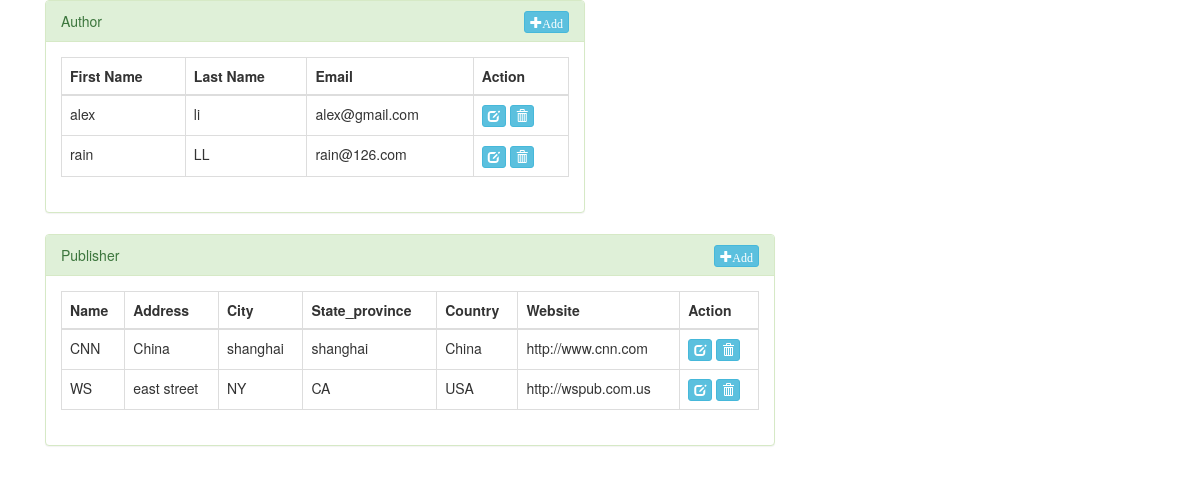
The app's page /app01/datatables/ with its own data.
### app01/models.py (models this page shows, shortened)
class Author(models.Model):
    first_name = models.CharField(max_length=30)
    last_name = models.CharField(max_length=40)
    email = models.EmailField()

class Publisher(models.Model):
    name = models.CharField(max_length=30)
    address = models.CharField(max_length=50)
    city = models.CharField(max_length=60)
    state_province = models.CharField(max_length=30)
    country = models.CharField(max_length=50)
    website = models.URLField()

### app01/views.py (the view, shortened to what this page needs)
def datatables(request):
    authors=models.Author.objects.all()
    publishers=models.Publisher.objects.all()
    return render(request,'datatables.html',{'authors':authors,'publishers':publishers})

### templates/datatables.html (shortened to what this page needs)
<!DOCTYPE html>
<html>
	<head>
		<link rel="stylesheet" href="/static/css/bootstrap.min.css" type="text/css">
	</head>
	<body>
		<div class="container">
			<div class="col-md-6">
				<div class="panel panel-success">
					<div class="panel-heading">Author
						<button type="button" class="btn btn-info btn-xs pull-right" data-toggle="modal" data-target="#myModal" data-action="add" data-title="author">
							<span class="glyphicon glyphicon-plus">Add</span>
						</button>
					</div>
					<div class="panel-body">
						<table class="table table-bordered">
							<thead>
								<tr>
									<th>First Name</th>
									<th>Last Name</th>
									<th>Email</th>
									<th>Action</th>
								</tr>
							</thead>
							<tbody>
                                    {% for author in authors %}
								<tr row_id={{ author.id }}>
									<td>{{ author.first_name }}</td>
									<td>{{ author.last_name }}</td>
									<td>{{ author.email }}</td>
									<td>
										<button type="button" class="btn btn-info btn-xs" data-toggle="modal" data-target="#myModal" data-action="edit" data-title="author">
											<span class="glyphicon glyphicon-edit"></span>
										</button>
										<button id="delete_bt" type="button" class="btn btn-info btn-xs del_bt" data-title="author">
											<span class="glyphicon glyphicon-trash"></span>
										</button>
									</td>
								</tr>
                                    {% endfor %}
							</tbody>
						</table>
					</div>
				</div>
			</div>
            <div class="col-md-12"></div>
            <div class="col-md-8">
				<div class="panel panel-success">
					<div class="panel-heading">Publisher
						<button type="button" class="btn btn-info btn-xs pull-right" data-toggle="modal" data-target="#myModal" data-action="add" data-title="publisher">
							<span class="glyphicon glyphicon-plus">Add</span>
						</button>
					</div>
					<div class="panel-body">
						<table class="table table-bordered">
							<thead>
								<tr>
									<th>Name</th>
									<th>Address</th>
									<th>City</th>
                                    <th>State_province</th>
                                    <th>Country</th>
                                    <th>Website</th>
									<th>Action</th>
								</tr>
							</thead>
							<tbody>
                                {% for publisher in publishers %}
								<tr row_id={{ publisher.id }}>
									<td>{{ publisher.name }}</td>
									<td>{{ publisher.address }}</td>
									<td>{{ publisher.city }}</td>
                                    <td>{{ publisher.state_province }}</td>
                                    <td>{{ publisher.country }}</td>
                                    <td>{{ publisher.website }}</td>
									<td>
										<button type="button" class="btn btn-info btn-xs" data-toggle="modal" data-target="#myModal" data-action="edit" data-title="publisher">
											<span class="glyphicon glyphicon-edit"></span>
										</button>
										<button id="delete_bt" type="button" class="btn btn-info btn-xs del_bt" data-title="publisher">
											<span class="glyphicon glyphicon-trash"></span>
										</button>
									</td>
								</tr>
                                {% endfor %}
							</tbody>
						</table>
					</div>
				</div>
			</div>
		</div>
	</body>
</html>

### records on screen
Author: first_name "alex", last_name "li", email "alex@gmail.com"
Author: first_name "rain", last_name "LL", email "rain@126.com"
Publisher: name "CNN", address "China", city "shanghai", state_province "shanghai", country "China", website "http://www.cnn.com"
Publisher: name "WS", address "east street", city "NY", state_province "CA", country "USA", website "http://wspub.com.us"
